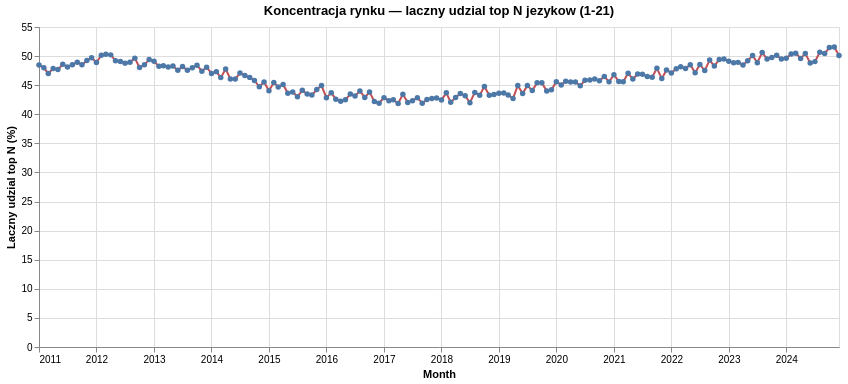

Vega-Lite specification for this chart:
### Vega-Lite specification from a JSON file in a GitHub repository (floating-point values rounded to 4 significant figures; data arrays with more than 128 entries replaced by an {"elided": "..."} marker saying what was removed)
{"config": {"view": {"continuousWidth": 300, "continuousHeight": 300}}, "data": {"name": "data-451605dfd3c42fff010961f6a53bacfb"}, "mark": {"type": "line", "color": "#c44e52", "point": true}, "encoding": {"tooltip": [{"field": "month", "type": "temporal"}, {"field": "top_n", "title": "Top N", "type": "quantitative"}, {"field": "top_n_share_pct", "format": ".2f", "title": "Share (%)", "type": "quantitative"}], "x": {"field": "month", "title": "Month", "type": "temporal"}, "y": {"field": "top_n_share_pct", "title": "Laczny udzial top N (%)", "type": "quantitative"}}, "height": 320, "params": [{"name": "top_n", "bind": {"input": "range", "max": 21, "min": 1, "name": "Top N jezykow", "step": 1}, "value": 3}], "title": "Koncentracja rynku — laczny udzial top N jezykow (1-21)", "transform": [{"filter": "(datum.top_n === top_n)"}], "width": 800, "$schema": "https://vega.github.io/schema/vega-lite/v6.4.1.json", "datasets": {"data-451605dfd3c42fff010961f6a53bacfb": {"elided": "3528 records"}}}
